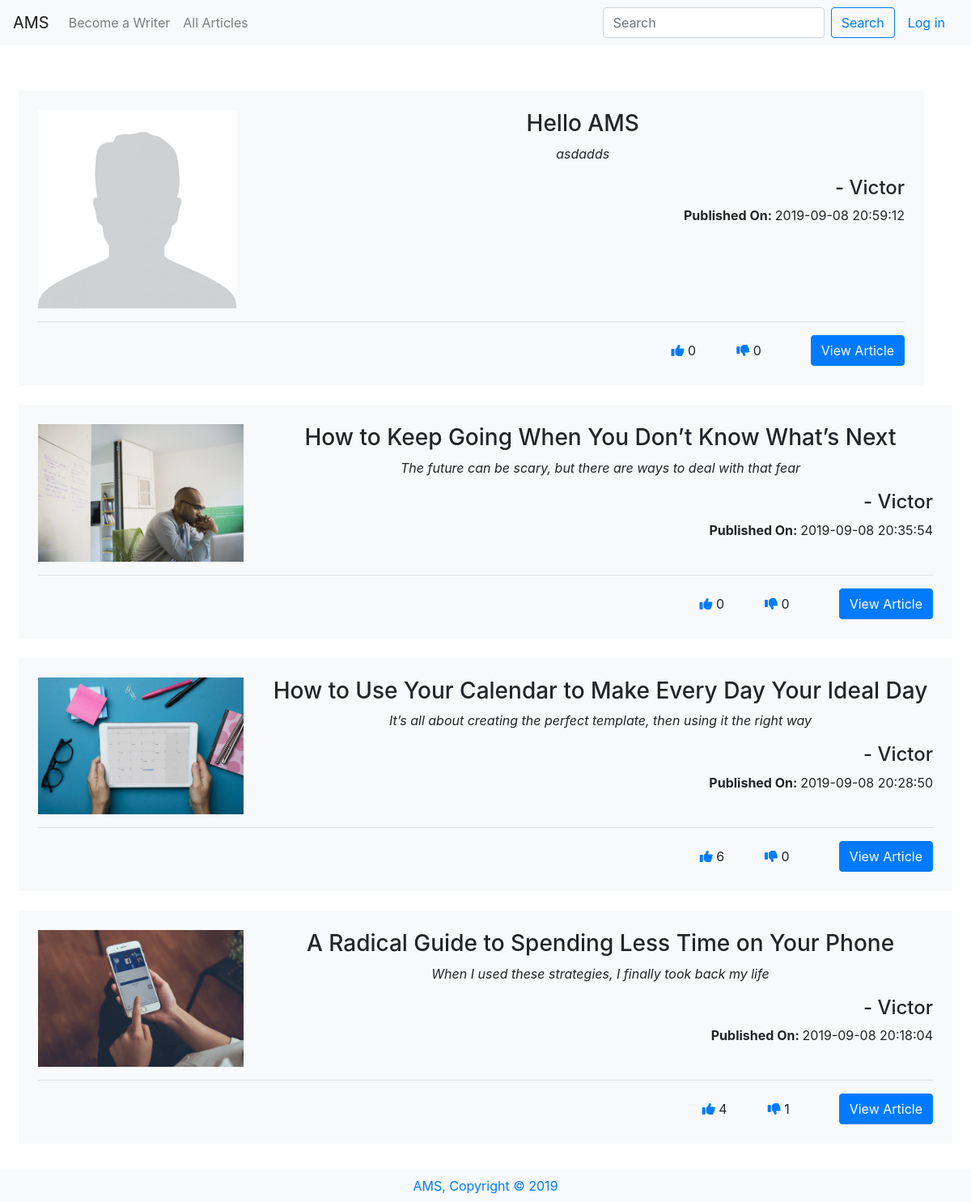
Screenshot of /viewall/1 with the database file from the repository.
### tables this page shows
CREATE TABLE 'articles' ('id' integer PRIMARY KEY AUTOINCREMENT NOT NULL, 'userid' smallint NOT NULL, 'title' varchar(255) NOT NULL, 'description' varchar(300) NOT NULL, 'content' text NOT NULL, 'like' smallint, 'dislike' smallint, 'image' bytea, 'date' timestamp NOT NULL DEFAULT CURRENT_TIMESTAMP);

CREATE TABLE users(
    id INTEGER NOT NULL PRIMARY KEY,
    username VARCHAR(255) NOT NULL UNIQUE,
    email VARCHAR(255) NOT NULL UNIQUE,
    password VARCHAR(255) NOT NULL
);

### application.py (the view)
@app.route("/viewall/<id>")
def viewall_author(id):
    rows = db.execute("""SELECT articles.id, users.username, articles.title, articles.description,
    articles.content, articles.like, articles.dislike, articles.image, articles.date
    FROM users JOIN articles ON users.id = articles.userid WHERE articles.userid = :id ORDER BY date DESC""", id=id)
    for row in rows:
        if row['image']:
            row['image'] = "../" + row['image']
    return render_template("view.html", data=rows)

### application.py (called while the page is built)
@app.after_request
def after_request(response):
    response.headers["Cache-Control"] = "no-cache, no-store, must-revalidate"
    response.headers["Expires"] = 0
    response.headers["Pragma"] = "no-cache"
    return response

### templates/view.html (shortened to what this page needs)
{% extends "layout.html" %} {% block title %} View {% endblock %} {% block main
    %}
<div id="articles" class="row">
    {% for datum in data %}
    <div class="article mb-4 bg-light p-4">
        <div class="article_main row">
            <div class="article-img col-3">
                <img src="{{ datum.image }}" alt="{{ datum.title }}">
            </div>
            <div class="article_head col-9">
                <h3>{{ datum.title }}</h3>
                <p><i>{{ datum.description }}</i></p>
                <h4 class="text-right">- {{ datum.username }}</h4>
                <p class="text-right"><b>Published On: </b>{{ datum.date }}</p>
            </div>
        </div>
        <hr>
        <div class="article_footer">
            <a href="/like/{{ datum.id }}" class="btn mr-4 btn"><i class="fas fa-thumbs-up text-primary"></i>
                {{ datum.like }}</a>
            <a href="/dislike/{{ datum.id }}" class="btn mr-4 btn"><i class="fas fa-thumbs-down text-primary"></i>
                {{ datum.dislike }}</a>
            <a class="ml-4" href="/viewone/{{ datum.id }}"><button class="btn btn-primary text-right">View
                    Article</button></a>
        </div>
    </div>
    {% endfor %}
</div>
{% endblock %}

### static/styles.css (style rules this page uses)
.article-img { display: flex; flex-flow: column wrap; justify-content: center; }
.article-img img { width: 100%; object-fit: contain; }
.article_footer { display: flex; justify-content: flex-end; }

### rows the page displays
articles: image (picture), title "Hello AMS", description "asdadds", username "Victor", date "2019-09-08 20:59:12", like "0", dislike "0"
articles: image (picture), title "How to Keep Going When You Don’t Know What’s Next", description "The future can be scary, but there are ways to deal with that fear", username "Victor", date "2019-09-08 20:35:54", like "0", dislike "0"
articles: image (picture), title "How to Use Your Calendar to Make Every Day Your Ideal Day", description "It’s all about creating the perfect template, then using it the right way", username "Victor", date "2019-09-08 20:28:50", like "6", dislike "0"
articles: image (picture), title "A Radical Guide to Spending Less Time on Your Phone", description "When I used these strategies, I finally took back my life", username "Victor", date "2019-09-08 20:18:04", like "4", dislike "1"
